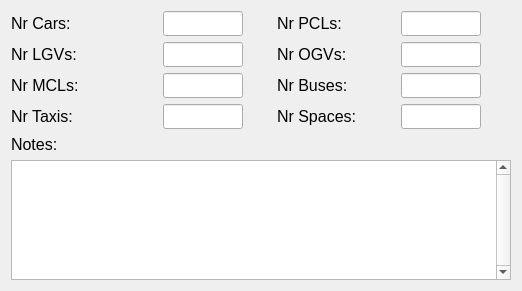
      <widget class="QWidget" name="Demand">
       <property name="focusPolicy">
        <enum>Qt::NoFocus</enum>
       </property>
       <attribute name="title">
        <string>Parked Vehicles</string>
       </attribute>
       <layout class="QGridLayout" name="gridLayout_9">
        <item row="1" column="2">
         <widget class="QLabel" name="NrOGVs_Label">
          <property name="minimumSize">
           <size>
            <width>90</width>
            <height>16</height>
           </size>
          </property>
          <property name="maximumSize">
           <size>
            <width>90</width>
            <height>18</height>
           </size>
          </property>
          <property name="font">
           <font>
            <pointsize>12</pointsize>
           </font>
          </property>
          <property name="text">
           <string>Nr OGVs:</string>
          </property>
         </widget>
        </item>
        <item row="1" column="1">
         <widget class="QLineEdit" name="nlgvs">
          <property name="minimumSize">
           <size>
            <width>80</width>
            <height>25</height>
           </size>
          </property>
          <property name="maximumSize">
           <size>
            <width>80</width>
            <height>25</height>
           </size>
          </property>
          <property name="font">
           <font>
            <family>Arial</family>
            <pointsize>10</pointsize>
           </font>
          </property>
         </widget>
        </item>
        <item row="1" column="0">
         <widget class="QLabel" name="NrLGVs_Label">
          <property name="minimumSize">
           <size>
            <width>90</width>
            <height>16</height>
           </size>
          </property>
          <property name="maximumSize">
           <size>
            <width>90</width>
            <height>18</height>
           </size>
          </property>
          <property name="font">
           <font>
            <pointsize>12</pointsize>
           </font>
          </property>
          <property name="text">
           <string>Nr LGVs:</string>
          </property>
         </widget>
        </item>
        <item row="2" column="1">
         <widget class="QLineEdit" name="nmcls">
          <property name="minimumSize">
           <size>
            <width>80</width>
            <height>25</height>
           </size>
          </property>
          <property name="maximumSize">
           <size>
            <width>80</width>
            <height>25</height>
           </size>
          </property>
          <property name="font">
           <font>
            <family>Arial</family>
            <pointsize>10</pointsize>
           </font>
          </property>
         </widget>
        </item>
        <item row="2" column="0">
         <widget class="QLabel" name="NrMCLs_Label">
          <property name="minimumSize">
           <size>
            <width>90</width>
            <height>16</height>
           </size>
          </property>
          <property name="maximumSize">
           <size>
            <width>90</width>
            <height>18</height>
           </size>
          </property>
          <property name="font">
           <font>
            <pointsize>12</pointsize>
           </font>
          </property>
          <property name="text">
           <string>Nr MCLs:</string>
          </property>
         </widget>
        </item>
        <item row="1" column="3">
         <widget class="QLineEdit" name="nogvs">
          <property name="minimumSize">
           <size>
            <width>80</width>
            <height>25</height>
           </size>
          </property>
          <property name="maximumSize">
           <size>
            <width>80</width>
            <height>25</height>
           </size>
          </property>
          <property name="font">
           <font>
            <family>Arial</family>
            <pointsize>10</pointsize>
           </font>
          </property>
         </widget>
        </item>
        <item row="2" column="2">
         <widget class="QLabel" name="NrBuses_Label">
          <property name="minimumSize">
           <size>
            <width>90</width>
            <height>16</height>
           </size>
          </property>
          <property name="maximumSize">
           <size>
            <width>90</width>
            <height>18</height>
           </size>
          </property>
          <property name="font">
           <font>
            <pointsize>12</pointsize>
           </font>
          </property>
          <property name="text">
           <string>Nr Buses:</string>
          </property>
         </widget>
        </item>
        <item row="3" column="0">
         <widget class="QLabel" name="NrTaxis_Label_3">
          <property name="minimumSize">
           <size>
            <width>90</width>
            <height>16</height>
           </size>
          </property>
          <property name="maximumSize">
           <size>
            <width>90</width>
            <height>18</height>
           </size>
          </property>
          <property name="font">
           <font>
            <pointsize>12</pointsize>
           </font>
          </property>
          <property name="text">
           <string>Nr Taxis:</string>
          </property>
         </widget>
        </item>
        <item row="3" column="1">
         <widget class="QLineEdit" name="ntaxis">
          <property name="minimumSize">
           <size>
            <width>80</width>
            <height>25</height>
           </size>
          </property>
          <property name="maximumSize">
           <size>
            <width>80</width>
            <height>25</height>
           </size>
          </property>
          <property name="font">
           <font>
            <family>Arial</family>
            <pointsize>10</pointsize>
           </font>
          </property>
         </widget>
        </item>
        <item row="2" column="3">
         <widget class="QLineEdit" name="nbuses">
          <property name="minimumSize">
           <size>
            <width>80</width>
            <height>25</height>
           </size>
          </property>
          <property name="maximumSize">
           <size>
            <width>80</width>
            <height>25</height>
           </size>
          </property>
          <property name="font">
           <font>
            <family>Arial</family>
            <pointsize>10</pointsize>
           </font>
          </property>
         </widget>
        </item>
        <item row="3" column="2">
         <widget class="QLabel" name="NrSpaces_Label">
          <property name="minimumSize">
           <size>
            <width>90</width>
            <height>16</height>
           </size>
          </property>
          <property name="maximumSize">
           <size>
            <width>90</width>
            <height>18</height>
           </size>
          </property>
          <property name="font">
           <font>
            <pointsize>12</pointsize>
           </font>
          </property>
          <property name="text">
           <string>Nr Spaces:</string>
          </property>
         </widget>
        </item>
        <item row="3" column="3">
         <widget class="QLineEdit" name="nspaces">
          <property name="minimumSize">
           <size>
            <width>80</width>
            <height>25</height>
           </size>
          </property>
          <property name="maximumSize">
           <size>
            <width>80</width>
            <height>25</height>
           </size>
          </property>
          <property name="font">
           <font>
            <family>Arial</family>
            <pointsize>10</pointsize>
           </font>
          </property>
         </widget>
        </item>
        <item row="4" column="0">
         <widget class="QLabel" name="NrCars_Label_4">
          <property name="minimumSize">
           <size>
            <width>90</width>
            <height>16</height>
           </size>
          </property>
          <property name="maximumSize">
           <size>
            <width>90</width>
            <height>20</height>
           </size>
          </property>
          <property name="font">
           <font>
            <pointsize>12</pointsize>
           </font>
          </property>
          <property name="text">
           <string>Notes:</string>
          </property>
         </widget>
        </item>
        <item row="5" column="0" colspan="4">
         <widget class="QTextEdit" name="nnotes">
          <property name="minimumSize">
           <size>
            <width>500</width>
            <height>120</height>
           </size>
          </property>
          <property name="maximumSize">
           <size>
            <width>1000</width>
            <height>120</height>
           </size>
          </property>
          <property name="verticalScrollBarPolicy">
           <enum>Qt::ScrollBarAlwaysOn</enum>
          </property>
         </widget>
        </item>
        <item row="0" column="0">
         <widget class="QLabel" name="NrCars_Label">
          <property name="minimumSize">
           <size>
            <width>90</width>
            <height>16</height>
           </size>
          </property>
          <property name="maximumSize">
           <size>
            <width>90</width>
            <height>18</height>
           </size>
          </property>
          <property name="font">
           <font>
            <pointsize>12</pointsize>
           </font>
          </property>
          <property name="text">
           <string>Nr Cars:</string>
          </property>
         </widget>
        </item>
        <item row="0" column="1">
         <widget class="QLineEdit" name="ncars">
          <property name="minimumSize">
           <size>
            <width>80</width>
            <height>25</height>
           </size>
          </property>
          <property name="maximumSize">
           <size>
            <width>80</width>
            <height>25</height>
           </size>
          </property>
          <property name="font">
           <font>
            <family>Arial</family>
            <pointsize>10</pointsize>
           </font>
          </property>
         </widget>
        </item>
        <item row="0" column="3">
         <widget class="QLineEdit" name="nbikes">
          <property name="minimumSize">
           <size>
            <width>80</width>
            <height>25</height>
           </size>
          </property>
          <property name="maximumSize">
           <size>
            <width>80</width>
            <height>25</height>
           </size>
          </property>
          <property name="font">
           <font>
            <family>Arial</family>
            <pointsize>10</pointsize>
           </font>
          </property>
         </widget>
        </item>
        <item row="0" column="2">
         <widget class="QLabel" name="NrPCLs_Label">
          <property name="minimumSize">
           <size>
            <width>90</width>
            <height>16</height>
           </size>
          </property>
          <property name="maximumSize">
           <size>
            <width>90</width>
            <height>18</height>
           </size>
          </property>
          <property name="font">
           <font>
            <pointsize>12</pointsize>
           </font>
          </property>
          <property name="text">
           <string>Nr PCLs:</string>
          </property>
         </widget>
        </item>
       </layout>
      </widget>
